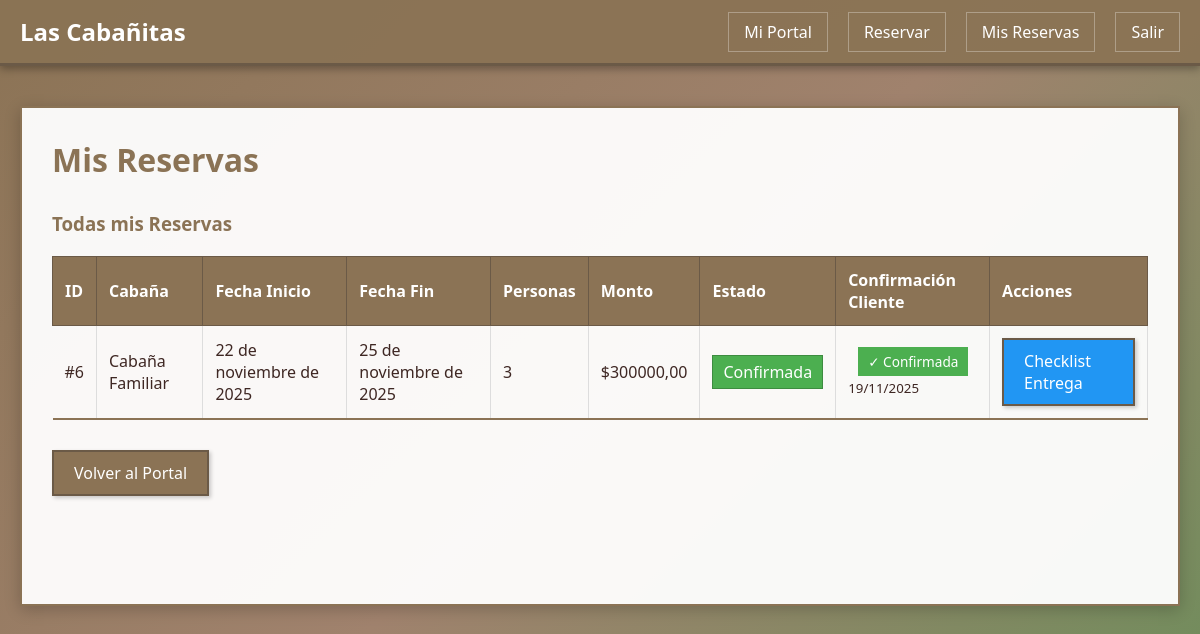
Before: /cliente/mis-reservas/ (signed in) with the older database file.
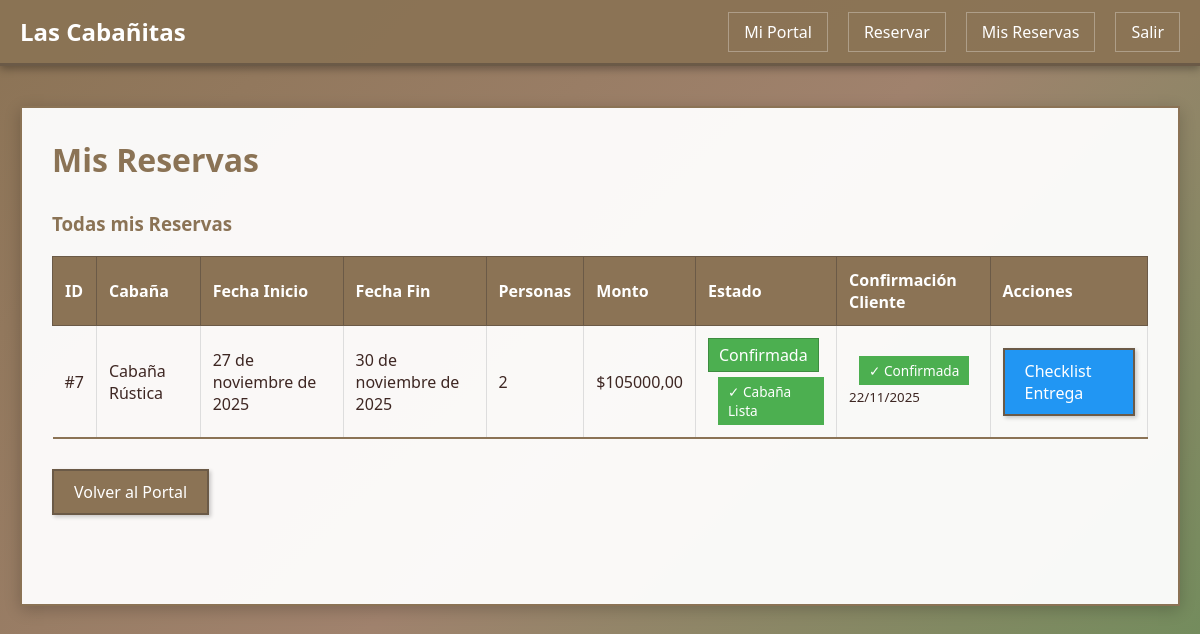
After: the same page with the newer database file.
### gestion/models.py (models this page shows, shortened)
class Reserva(models.Model):
    ESTADOS = [
        ('pendiente', 'Pendiente'),
        ('confirmada', 'Confirmada'),
        ('cancelada', 'Cancelada'),
        ('completada', 'Completada'),
    ]
    idReserva = models.AutoField(primary_key=True)
    cliente = models.ForeignKey(Cliente, on_delete=models.CASCADE, related_name='reservas')
    cabaña = models.ForeignKey(Cabaña, on_delete=models.CASCADE, related_name='reservas')
    fechaInicio = models.DateField()
    fechaFin = models.DateField()
    numPersonas = models.IntegerField()
    estado = models.CharField(max_length=20, choices=ESTADOS, default='pendiente')
    montoCotizado = models.DecimalField(max_digits=10, decimal_places=2)
    comentarios = models.TextField(blank=True)
    fechaCreacion = models.DateTimeField(auto_now_add=True)
    confirmacion_cliente = models.BooleanField(default=False, verbose_name='Confirmación Cliente')
    fecha_confirmacion = models.DateTimeField(null=True, blank=True, verbose_name='Fecha Confirmación')
    class Meta:
        db_table = 'reserva'
        verbose_name = "Reserva"
        verbose_name_plural = "Reservas"
        ordering = ['-fechaCreacion']

class Cabaña(models.Model):
    ESTADOS = [
        ('lista', 'Lista'),
        ('en_preparacion', 'En Preparación'),
        ('pendiente', 'Pendiente'),
        ('mantenimiento', 'En Mantenimiento'),
        ('disponible', 'Disponible'),  # Mantener para compatibilidad
        ('ocupada', 'Ocupada'),
        ('reservada', 'Reservada'),
    ]
    idCabaña = models.AutoField(primary_key=True)
    nombre = models.CharField(max_length=100)
    capacidad = models.IntegerField()
    estado = models.CharField(max_length=20, choices=ESTADOS, default='disponible')
    precioNoche = models.DecimalField(max_digits=10, decimal_places=2)
    class Meta:
        db_table = 'cabana'
        verbose_name = "Cabaña"
        verbose_name_plural = "Cabañas"

### gestion/views.py (the view)
# urls.py: path('cliente/mis-reservas/', views.mis_reservas, name='mis_reservas'),
@cliente_required
def mis_reservas(request):
    cliente = request.user.cliente
    hoy = timezone.now().date()
    reservas = Reserva.objects.filter(cliente=cliente).select_related('cabaña').order_by('-fechaCreacion')
    for reserva in reservas:
        dias_restantes = (reserva.fechaInicio - hoy).days
        if dias_restantes == 4 and not reserva.confirmacion_cliente and reserva.estado == 'confirmada':
            reserva.generarAlerta()
    reservas_por_confirmar = []
    reservas_otras = []
    for reserva in reservas:
        dias_restantes = (reserva.fechaInicio - hoy).days
        if dias_restantes <= 4 and dias_restantes >= 0 and not reserva.confirmacion_cliente and reserva.estado == 'confirmada':
            reservas_por_confirmar.append(reserva)
        else:
            reservas_otras.append(reserva)
    return render(request, 'cliente/mis_reservas.html', {
        'reservas': reservas,
        'reservas_por_confirmar': reservas_por_confirmar,
        'reservas_otras': reservas_otras,
        'hoy': hoy
    })

### gestion/templates/cliente/mis_reservas.html (shortened to what this page needs)
{% extends 'base.html' %}
{% block content %}
<h1 class="page-title">Mis Reservas</h1>
{% if reservas %}
    <h3>Todas mis Reservas</h3>
    <table>
        <thead>
            <tr>
                <th>ID</th>
                <th>Cabaña</th>
                <th>Fecha Inicio</th>
                <th>Fecha Fin</th>
                <th>Personas</th>
                <th>Monto</th>
                <th>Estado</th>
                <th>Confirmación Cliente</th>
                <th>Acciones</th>
            </tr>
        </thead>
        <tbody>
            {% for reserva in reservas %}
            <tr>
                <td>#{{ reserva.idReserva }}</td>
                <td>{{ reserva.cabaña.nombre }}</td>
                <td>{{ reserva.fechaInicio }}</td>
                <td>{{ reserva.fechaFin }}</td>
                <td>{{ reserva.numPersonas }}</td>
                <td>${{ reserva.montoCotizado }}</td>
                <td>
                    <span class="status-badge-inline status-{{ reserva.estado }}">
                        {{ reserva.get_estado_display }}
                    </span>
                    {% if reserva.cabaña.estado == 'lista' and reserva.confirmacion_cliente and reserva.fechaInicio >= hoy %}
                        <br><span class="badge badge-success" style="margin-top: 5px; display: inline-block;">✓ Cabaña Lista</span>
                    {% endif %}
                </td>
                <td>
                    {% if reserva.confirmacion_cliente %}
                        <span class="badge badge-success">✓ Confirmada</span>
                        {% if reserva.fecha_confirmacion %}
                        <br><small>{{ reserva.fecha_confirmacion|date:"d/m/Y" }}</small>
                        {% endif %}
                    {% else %}
                        <span class="badge badge-warning">Pendiente</span>
                    {% endif %}
                </td>
                <td>
                    {% if reserva.confirmacion_cliente and reserva.fechaInicio <= hoy %}
                        <a href="{% url 'checklist_entrega' reserva.idReserva %}" class="btn btn-primary btn-sm">
                            Checklist Entrega
                        </a>
                    {% endif %}
                </td>
            </tr>
            {% endfor %}
        </tbody>
    </table>
{% else %}
    <div class="card">
        <p>No tienes reservas registradas.</p>
        <a href="{% url 'solicitar_reserva' %}" class="btn btn-success">Solicitar Primera Reserva</a>
    </div>
{% endif %}
<div class="mt-30">
    <a href="{% url 'portal_cliente' %}" class="btn">Volver al Portal</a>
</div>
{% endblock %}

Changed rows visible on the page:
removed Reserva: idReserva "6", cabaña.nombre "Cabaña Familiar", fechaInicio "22 de noviembre de 2025", fechaFin "25 de noviembre de 2025", numPersonas "3", montoCotizado "300000,00", estado "Confirmada", fecha_confirmacion "19/11/2025", confirmacion_cliente "Checklist Entrega"
added Reserva: idReserva "7", cabaña.nombre "Cabaña Rústica", fechaInicio "27 de noviembre de 2025", fechaFin "30 de noviembre de 2025", numPersonas "2", montoCotizado "105000,00", estado "Confirmada", confirmacion_cliente "✓ Cabaña Lista", fecha_confirmacion "22/11/2025"
